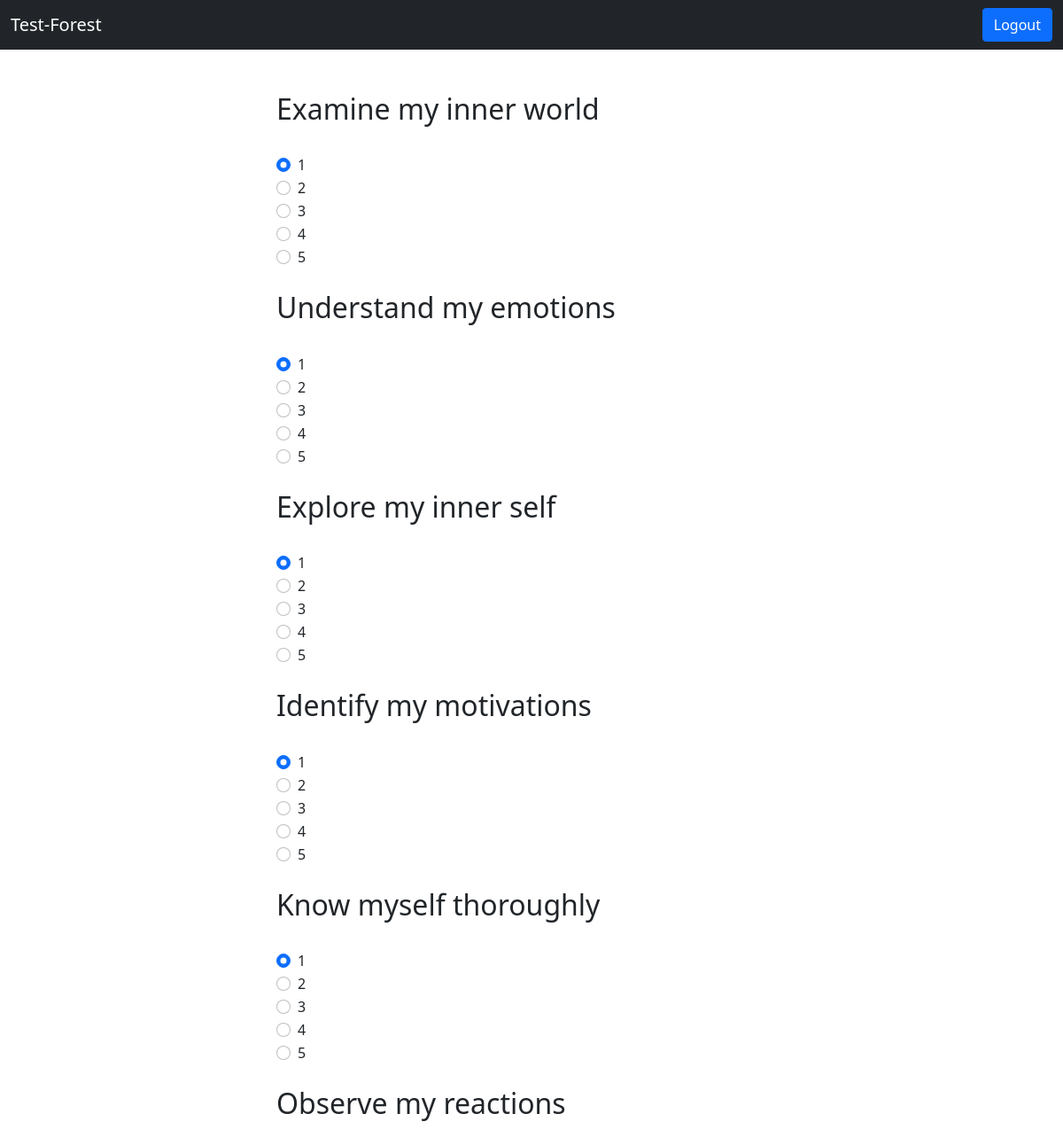
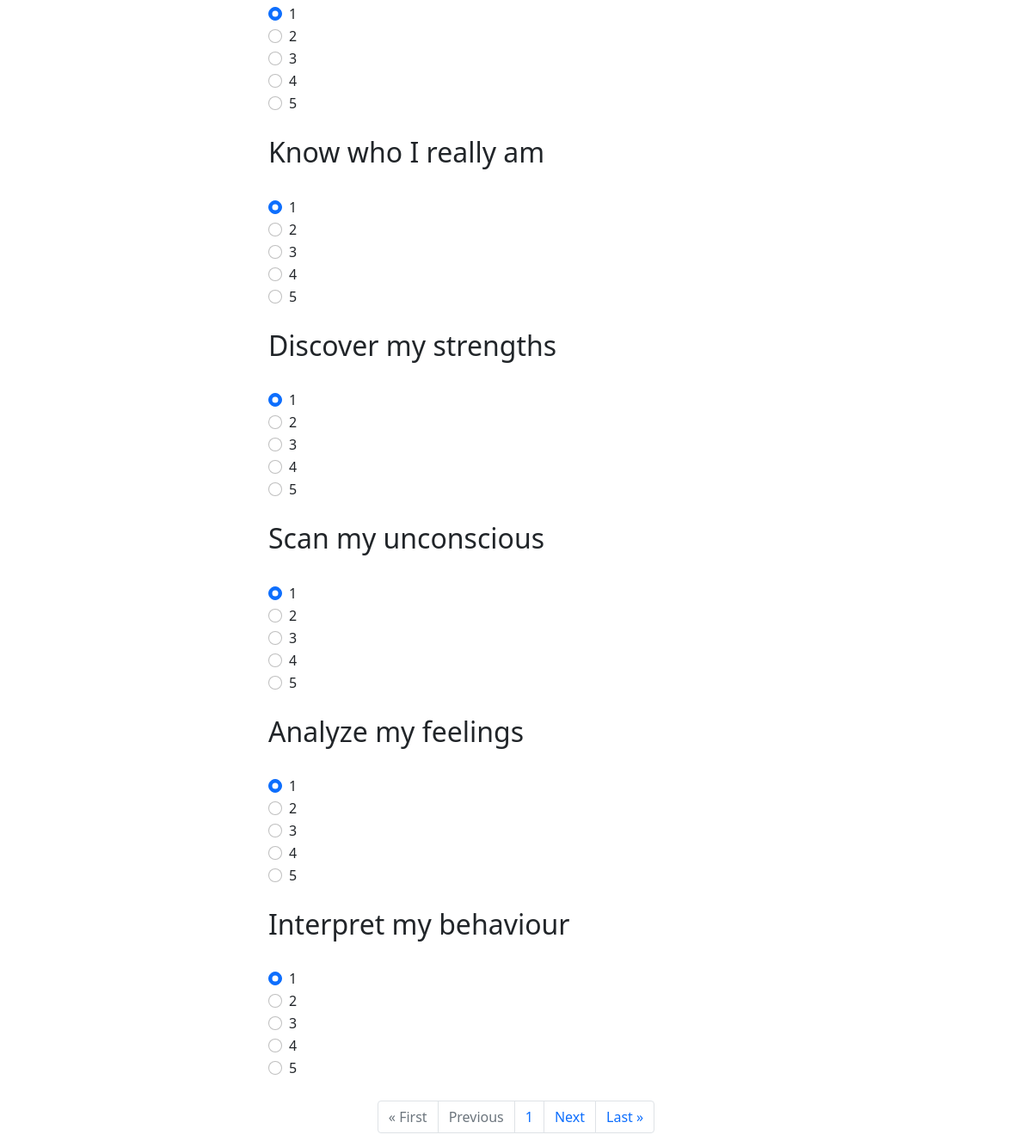
The app's page / (signed in) with its own data (2 pictures, top to bottom).
### core/models.py (models this page shows, shortened)
class Question(models.Model):
    question = models.CharField(max_length=150, null=True)
    subscale = models.CharField(
        choices=CATEGORY_CHOICES, max_length=1, null=True)

### core/views.py (the view)
# urls.py: path('', index, name='index'),
@login_required
def index(request):
    questions = Question.objects.all()
    paginator = Paginator(questions, 11)
    page_number = request.GET.get('page')
    page_obj = paginator.get_page(page_number)
    return render(request, "question.html", {'page_obj': page_obj})

### templates/question.html (shortened to what this page needs)
{% extends "account/base.html" %}
{% block content %}
<div class="container mt-5 col-lg-6" style="margin-top: 100px;">
    {% for question in page_obj %}
    <h2>{{ question.question }}</h2>
    <br>
    <form method="POST">
        <div class="form-check ml-3">
            <input class="form-check-input" type="radio" name="flexRadioDefault" id="flexRadioDefault1" value="1" checked>
            <label class="form-check-label" for="flexRadioDefault1">
              1
            </label>
        </div>
        <div class="form-check">
            <input class="form-check-input" type="radio" name="flexRadioDefault" id="flexRadioDefault2" value="2">
            <label class="form-check-label" for="flexRadioDefault2">
              2
            </label>
        </div>
        <div class="form-check">
            <input class="form-check-input" type="radio" name="flexRadioDefault" id="flexRadioDefault1" value="3">
            <label class="form-check-label" for="flexRadioDefault1">
              3
            </label>
        </div>
        <div class="form-check">
            <input class="form-check-input" type="radio" name="flexRadioDefault" id="flexRadioDefault2" value="4">
            <label class="form-check-label" for="flexRadioDefault2">
              4
            </label>
        </div>
        <div class="form-check">
            <input class="form-check-input" type="radio" name="flexRadioDefault" id="flexRadioDefault1" value="5">
            <label class="form-check-label" for="flexRadioDefault1">
              5
            </label>
        </div>
        <br>
    </form>
    {% endfor %}
</div>
{% endblock %}

### records on screen
Question: question "Examine my inner world"
Question: question "Understand my emotions"
Question: question "Explore my inner self"
Question: question "Identify my motivations"
Question: question "Know myself thoroughly"
Question: question "Observe my reactions"
Question: question "Know who I really am"
Question: question "Discover my strengths"
Question: question "Scan my unconscious"
Question: question "Analyze my feelings"
Question: question "Interpret my behaviour"

### other values on screen
{{ page_obj.number }} "1"
